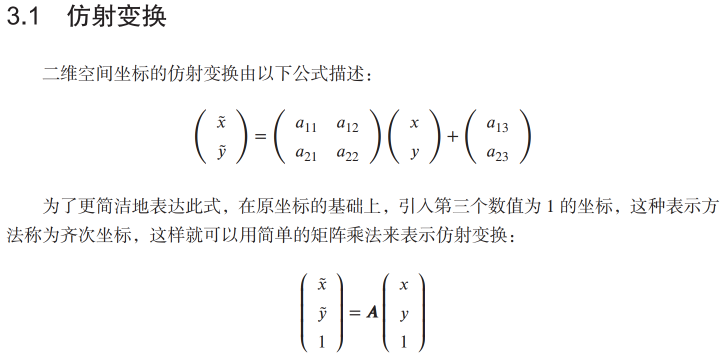
#> input picture DigitalImageProcessing/image/1.png, 1441 x 720 px (shown at 1/2 size)
$ python global_thresh.py ../image/1.png
#> lines starting #> are read from the running program, lines starting #| are printed output that depends on the picture; after the words box and inside, x2 and y2 are one past the last pixel; in counts of white or black regions, pixels touching at a corner belong together
#!/usr/bin/env python3
# encoding: utf-8

"""
@Funciton: 全局阈值分割
@Python Version: 3.8
@Author: Wei Li
@Date: 2021-09-28
"""

import sys
import numpy as np
import cv2 as cv


# --------------------------
if __name__ == "__main__":
    # 0. 全局阈值分割
    src = np.array([[123, 234, 68], [33, 51, 17], [48, 98, 234], [129, 89, 27], [45, 167, 134]])
    # 全局阈值操作 (在图像处理中，一般不改变原图，可以 copy 一份)
    src[src > 150] = 255
    src[src <= 150] = 0
    print(f"The result of global thresh :\n {src}")

    # 1. OpenCV 提供的函数
    if len(sys.argv) > 1:
        image = cv.imread(sys.argv[1], 0)
#> image: shape (720, 1441); min 33, max 255, mean 248.3
        if image is None:
            print(f"Error: no such file or directory.")
            sys.exit()
        cv.imshow("OriginImage", image)

        # 手动设置阈值
        threshold_value = 150
        maxVal = 255
        ret, dst = cv.threshold(image, threshold_value, maxVal, cv.THRESH_BINARY)
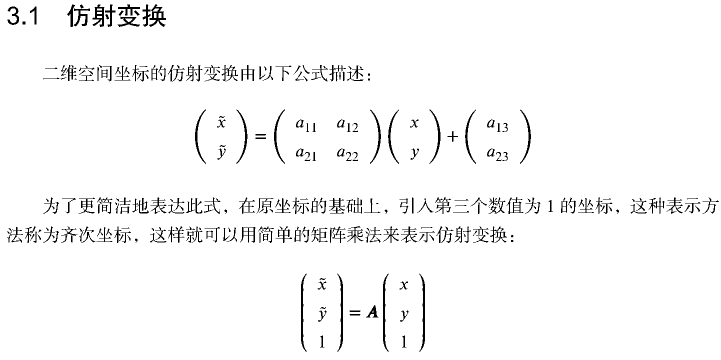
#> dst: shape (720, 1441) (shown at 1/2 size); 96.9% white; 301 black regions (58 under 20 px), largest, box (x1, y1, x2, y2) and area: (674, 547, 686, 704) 626, (838, 547, 850, 704) 626, (602, 547, 614, 704) 614
#> ret = 150
        if ret is None:
            print("The operator of threthold is unsuccfully.")
        print(f"The result of global thresh :\n {dst}")
#> (printed output is left out)
        cv.imshow("binary_threthold", dst)

        # 阈值处理方式
        otsuThe = 0
        utsuThe, dst_Otsu = cv.threshold(image, otsuThe, maxVal, cv.THRESH_OTSU)
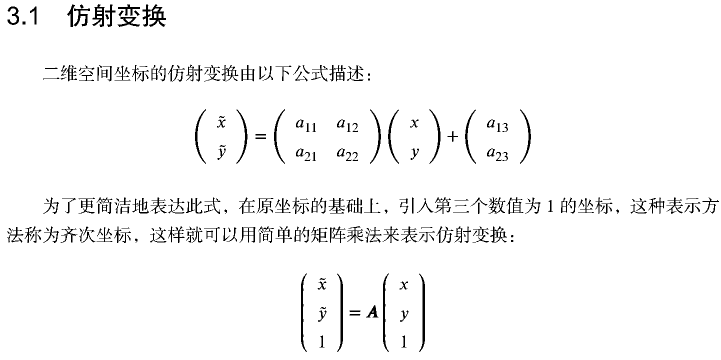
#> dst_Otsu: shape (720, 1441) (shown at 1/2 size); 96.7% white; 286 black regions (49 under 20 px), largest, box (x1, y1, x2, y2) and area: (285, 9, 332, 54) 913, (674, 547, 686, 704) 715, (838, 547, 850, 704) 715
#> utsuThe = 162
        print(f"The result of global thresh :\n {utsuThe}")
#| The result of global thresh :
#|  162.0
        print(f"The result of global thresh :\n {dst_Otsu}")
#> (printed output is left out)
        cv.imshow("OTSU_threshold", dst_Otsu)

        # 阈值处理方式 enum ThresholdTypes {}
        triThe = 0
        triThe, dst_tri = cv.threshold(image, triThe, maxVal, cv.THRESH_TRIANGLE + cv.THRESH_BINARY_INV)
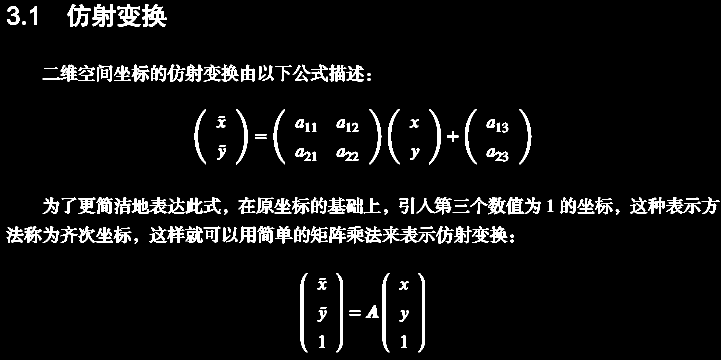
#> dst_tri: shape (720, 1441) (shown at 1/2 size); 5.2% white; 185 white regions, largest, box (x1, y1, x2, y2) and area: (284, 8, 333, 54) 1117, (601, 546, 615, 705) 911, (765, 546, 779, 705) 911
#> triThe = 253
        print(f"The result of global thresh :\n {triThe}")
#| The result of global thresh :
#|  253.0
        print(f"The result of global thresh :\n {dst_tri}")
#> (printed output is left out)
        cv.imshow("TRIANGLE_threshold", dst_tri)

        cv.waitKey(0)
        cv.destroyAllWindows()

    else:
        print(f"Usage: python gaussBlur imageFile.")

$ run again, on DigitalImageProcessing/image/101.png
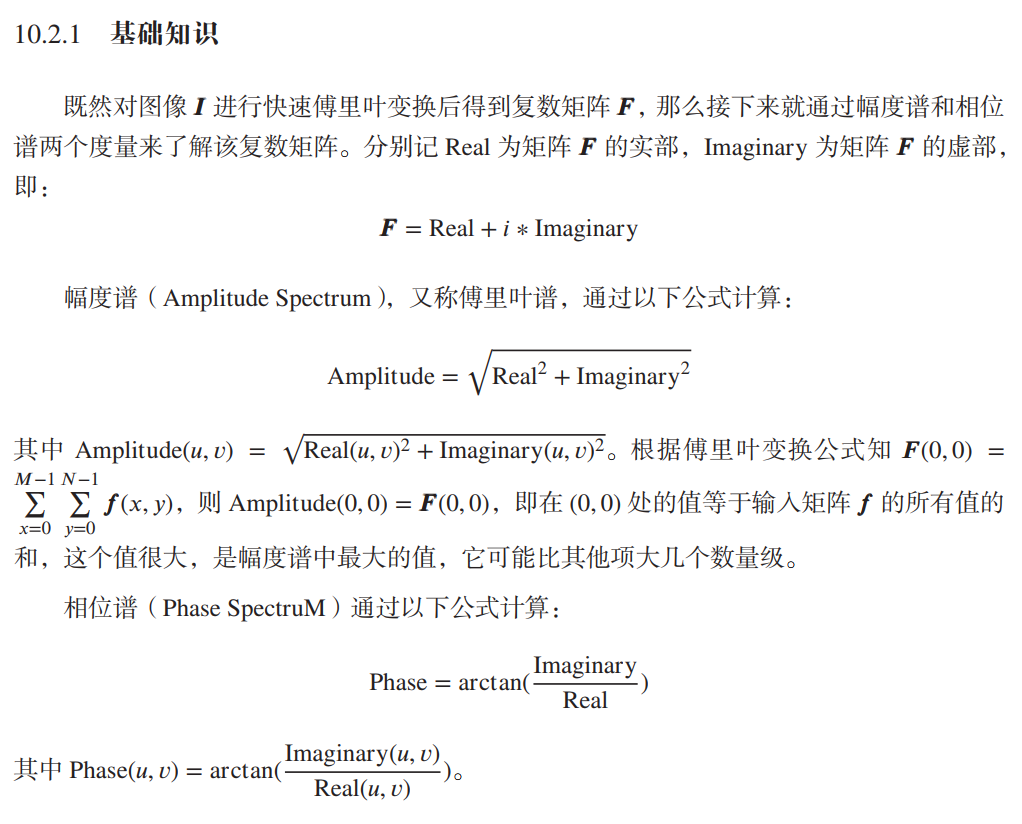
#> input picture DigitalImageProcessing/image/101.png, 1022 x 824 px
#> `ret, dst = cv.threshold(image, threshold_value, maxVal, cv.THRESH_BINA..`:
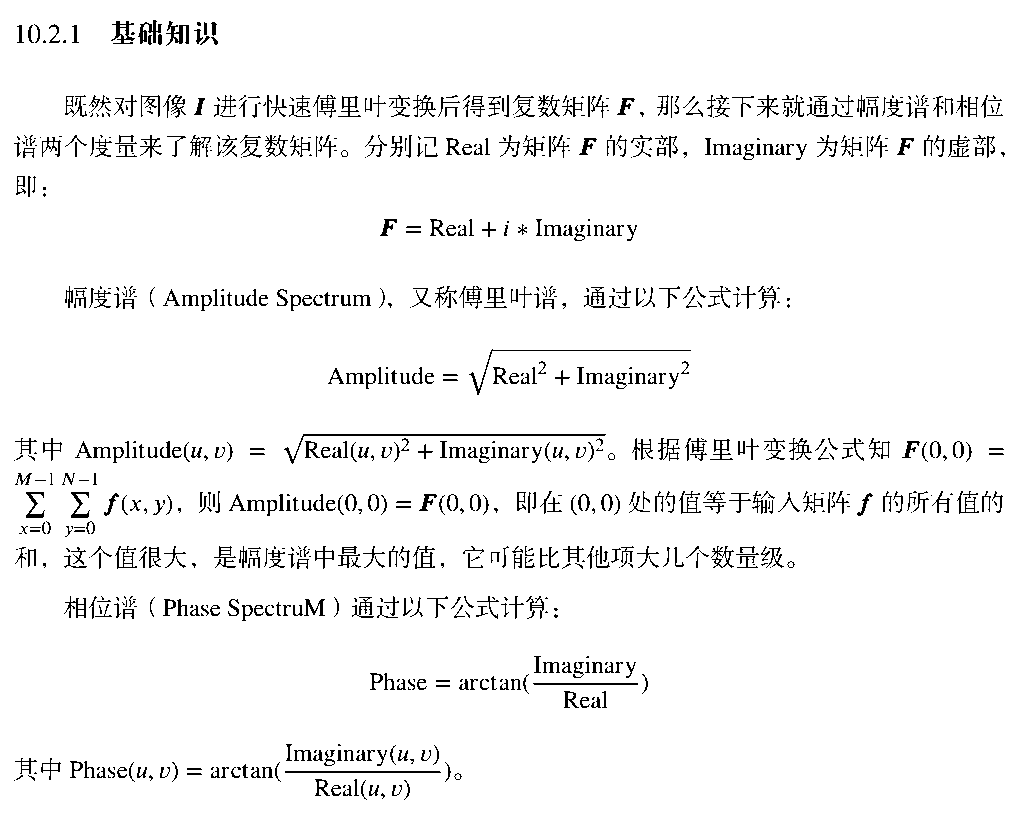
#> dst: shape (824, 1022); 95.7% white; black in thin lines or dots
#> ret = 150
#> (printed output is left out)
#> dst_Otsu: shape (824, 1022); 95.1% white; black in thin lines or dots
#> utsuThe = 172
#| The result of global thresh :
#|  172.0
#> (printed output is left out)
#> `triThe, dst_tri = cv.threshold(image, triThe, maxVal, cv.THRESH_TRIANG..`:
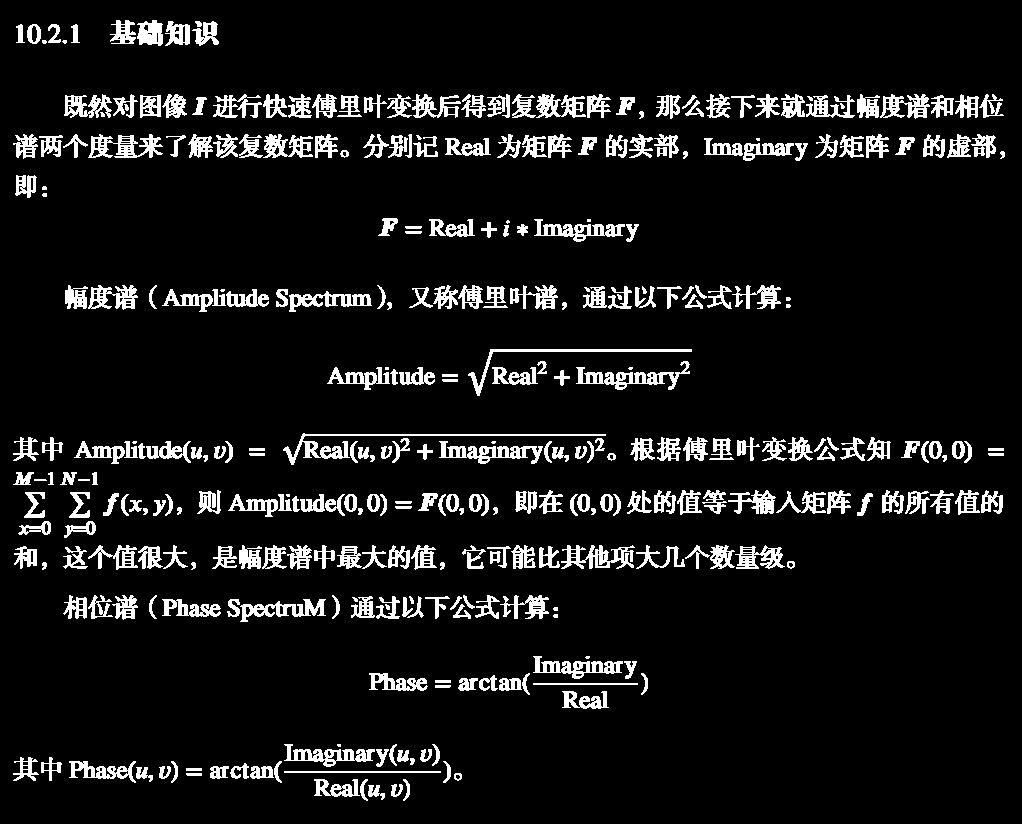
#> dst_tri: shape (824, 1022); 8.7% white; 341 white regions (25 under 20 px), largest, box (x1, y1, x2, y2) and area: (283, 433, 606, 465) 1235, (576, 361, 690, 390) 1026, (439, 441, 543, 464) 956
#> triThe = 253
#| The result of global thresh :
#|  253.0
#> (printed output is left out)

$ run again, on DigitalImageProcessing/image/103.png
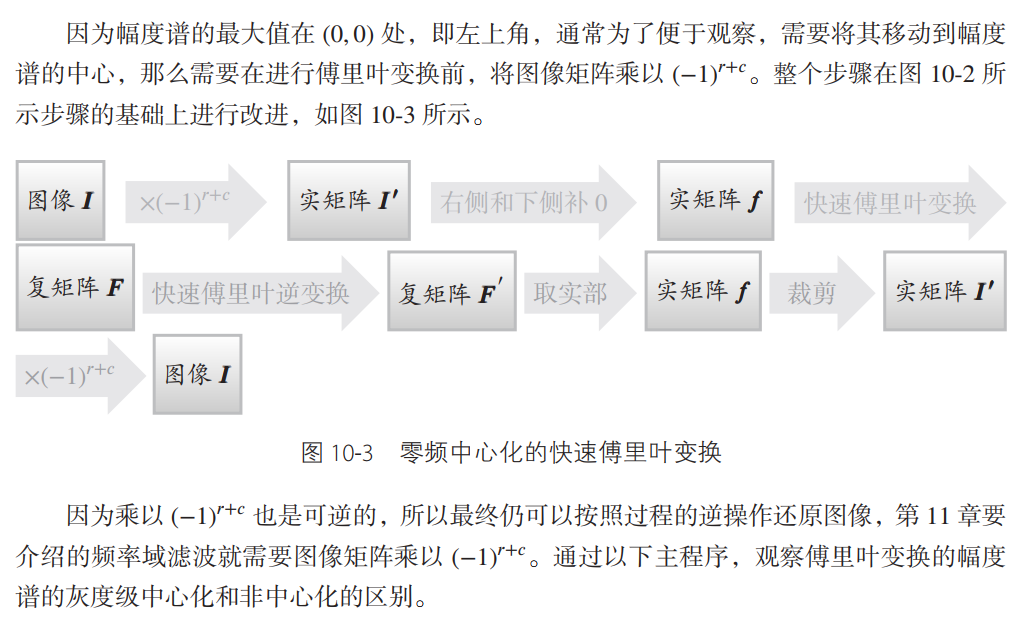
#> input picture DigitalImageProcessing/image/103.png, 1023 x 629 px
#> `ret, dst = cv.threshold(image, threshold_value, maxVal, cv.THRESH_BINA..`:
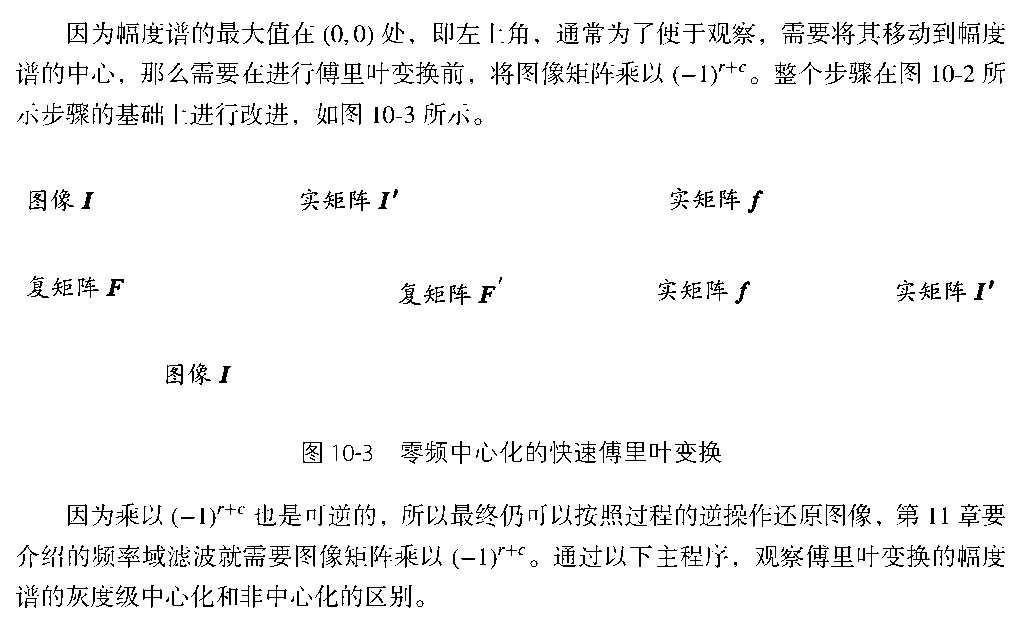
#> dst: shape (629, 1023); 95.7% white; black in thin lines or dots
#> ret = 150
#> (printed output is left out)
#> dst_Otsu: shape (629, 1023); 94.8% white; black in thin lines or dots
#> utsuThe = 173
#| The result of global thresh :
#|  173.0
#> (printed output is left out)
#> `triThe, dst_tri = cv.threshold(image, triThe, maxVal, cv.THRESH_TRIANG..`:
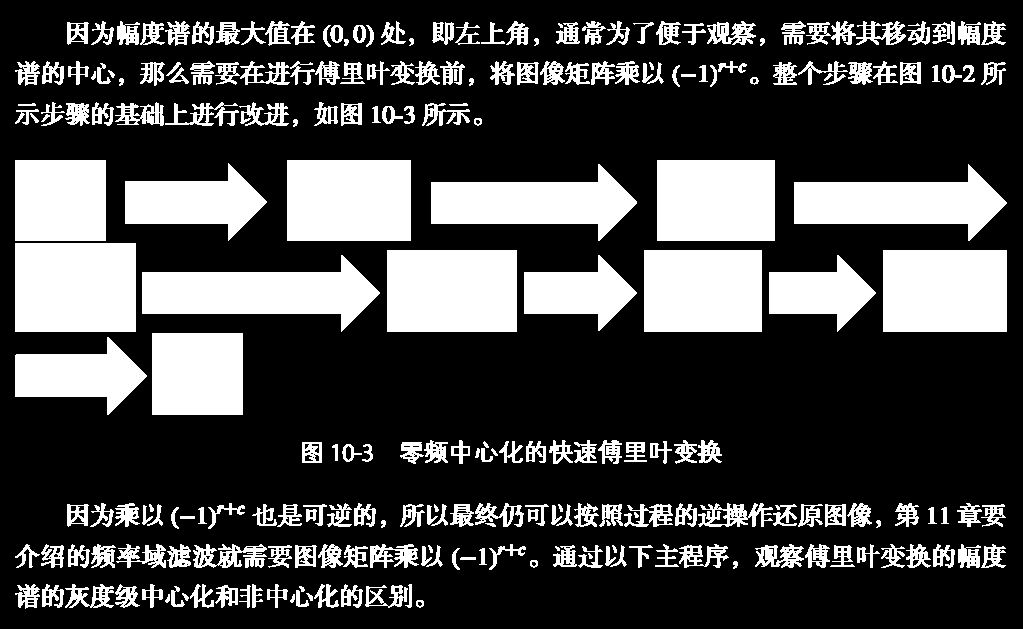
#> dst_tri: shape (629, 1023); 27.3% white; 250 white regions (5 under 20 px), largest, box (x1, y1, x2, y2) and area: (15, 243, 136, 332) 10769, (387, 250, 517, 332) 10660, (883, 250, 1007, 332) 10168
#> triThe = 253
#| The result of global thresh :
#|  253.0
#> (printed output is left out)

$ run again, on DigitalImageProcessing/image/104.png
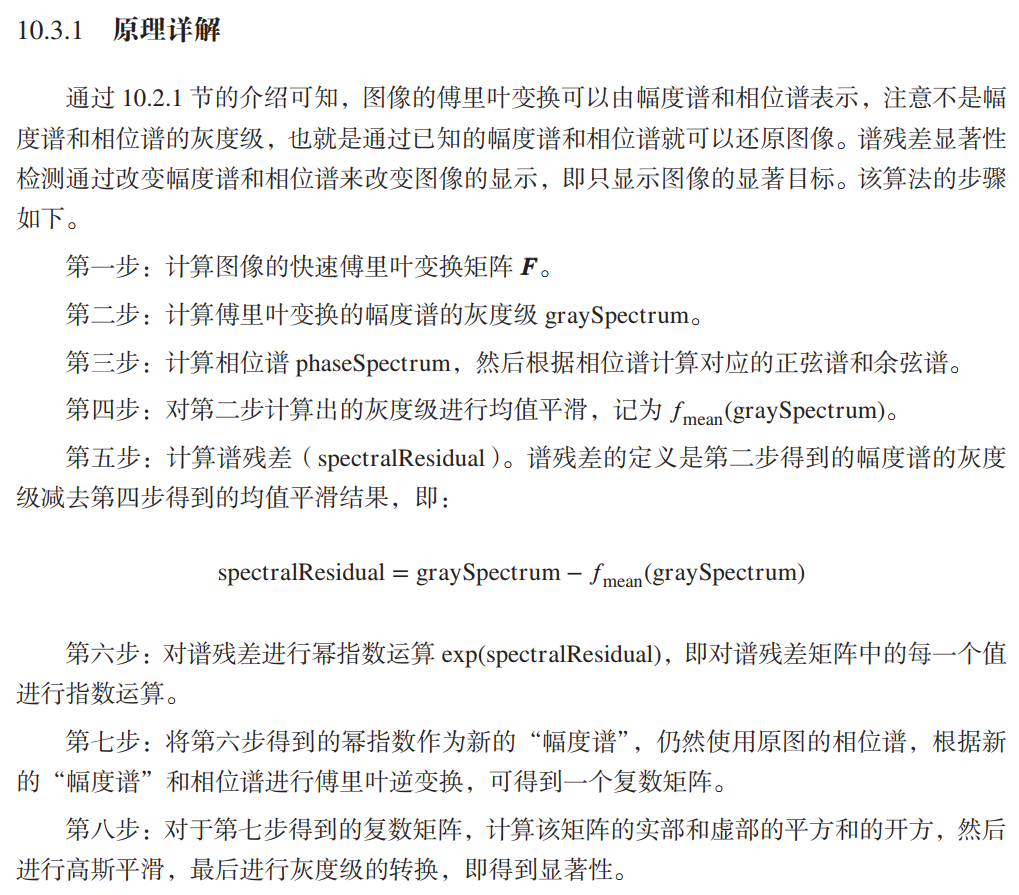
#> input picture DigitalImageProcessing/image/104.png, 1019 x 895 px
#> `ret, dst = cv.threshold(image, threshold_value, maxVal, cv.THRESH_BINA..`:
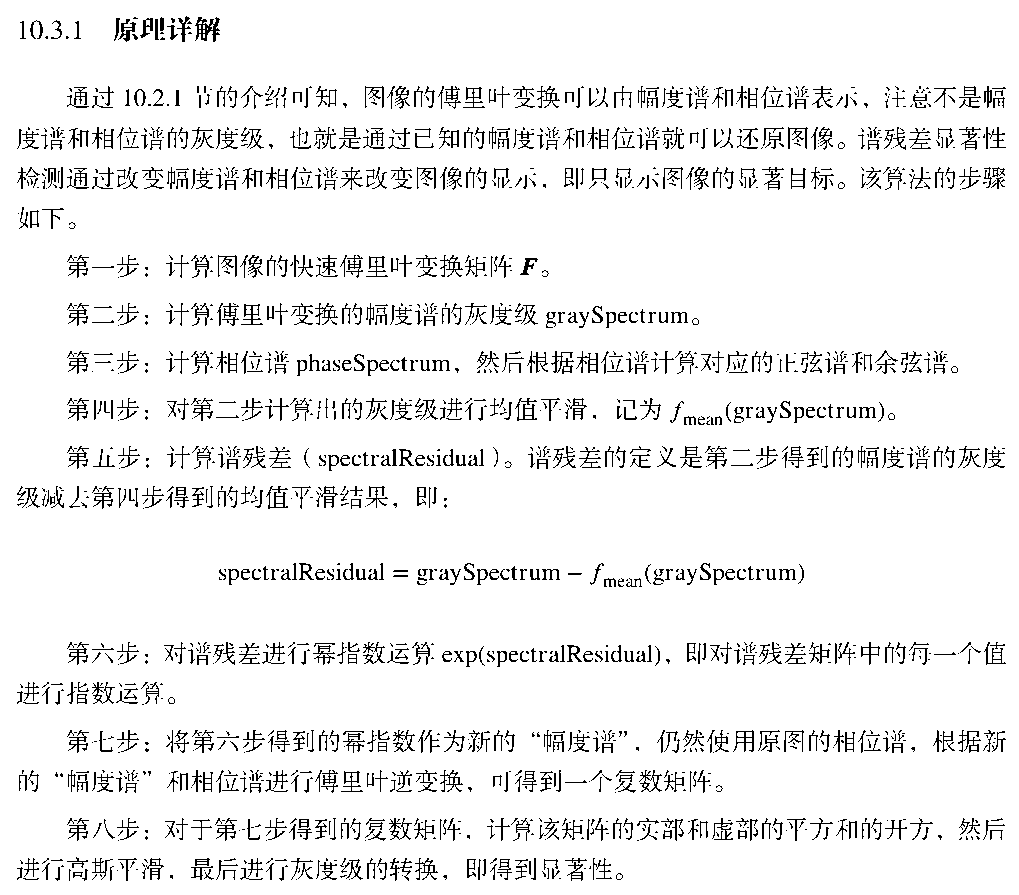
#> dst: shape (895, 1019); 93.8% white; black in thin lines or dots
#> ret = 150
#> (printed output is left out)
#> dst_Otsu: shape (895, 1019); 92.5% white; black in thin lines or dots
#> utsuThe = 177
#| The result of global thresh :
#|  177.0
#> (printed output is left out)
#> `triThe, dst_tri = cv.threshold(image, triThe, maxVal, cv.THRESH_TRIANG..`:
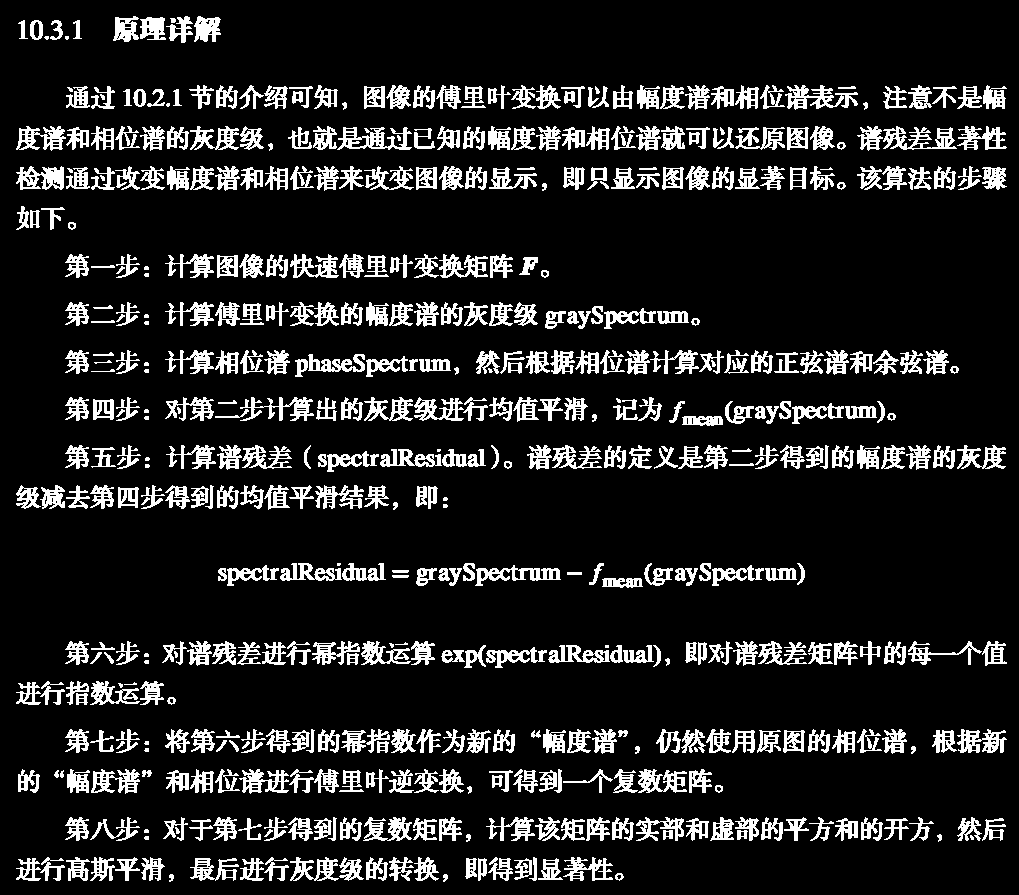
#> dst_tri: shape (895, 1019); 13.5% white; 531 white regions (36 under 20 px), largest, box (x1, y1, x2, y2) and area: (785, 85, 858, 110) 820, (883, 126, 957, 150) 818, (337, 127, 412, 150) 808
#> triThe = 253
#| The result of global thresh :
#|  253.0
#> (printed output is left out)
